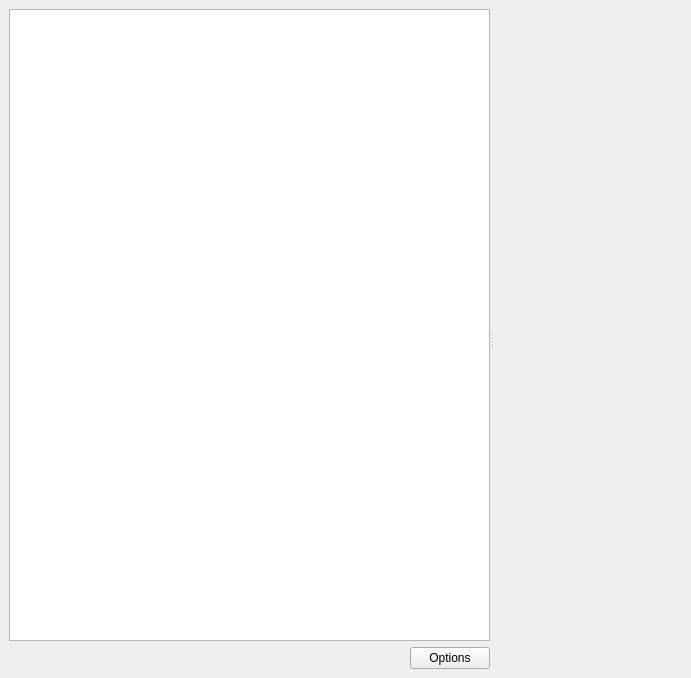
<ui version="4.0" >
 <class>Plot</class>
 <widget class="QWidget" name="Plot" >
  <property name="geometry" >
   <rect>
    <x>0</x>
    <y>0</y>
    <width>691</width>
    <height>678</height>
   </rect>
  </property>
  <property name="windowTitle" >
   <string>Form</string>
  </property>
  <layout class="QVBoxLayout" >
   <property name="margin" >
    <number>9</number>
   </property>
   <property name="spacing" >
    <number>6</number>
   </property>
   <item>
    <widget class="QSplitter" name="plotSplitter" >
     <property name="orientation" >
      <enum>Qt::Horizontal</enum>
     </property>
     <widget class="QWidget" name="layoutWidget" >
      <layout class="QVBoxLayout" >
       <property name="margin" >
        <number>0</number>
       </property>
       <property name="spacing" >
        <number>6</number>
       </property>
       <item>
        <widget class="QTreeView" name="controlsTree" >
         <property name="contextMenuPolicy" >
          <enum>Qt::CustomContextMenu</enum>
         </property>
         <property name="uniformRowHeights" >
          <bool>true</bool>
         </property>
         <property name="sortingEnabled" >
          <bool>true</bool>
         </property>
         <property name="animated" >
          <bool>true</bool>
         </property>
        </widget>
       </item>
       <item>
        <layout class="QHBoxLayout" >
         <property name="margin" >
          <number>0</number>
         </property>
         <property name="spacing" >
          <number>6</number>
         </property>
         <item>
          <spacer>
           <property name="orientation" >
            <enum>Qt::Horizontal</enum>
           </property>
           <property name="sizeHint" >
            <size>
             <width>40</width>
             <height>20</height>
            </size>
           </property>
          </spacer>
         </item>
         <item>
          <widget class="QPushButton" name="optionsButton" >
           <property name="text" >
            <string>Options</string>
           </property>
           <property name="icon" >
            <iconset resource="profit.qrc" >:/images/icons/kchart.png</iconset>
           </property>
          </widget>
         </item>
        </layout>
       </item>
      </layout>
     </widget>
     <widget class="QwtPlot" name="plot" >
      <property name="sizePolicy" >
       <sizepolicy>
        <hsizetype>5</hsizetype>
        <vsizetype>5</vsizetype>
        <horstretch>0</horstretch>
        <verstretch>0</verstretch>
       </sizepolicy>
      </property>
     </widget>
    </widget>
   </item>
  </layout>
  <action name="actionLegendEnable" >
   <property name="checkable" >
    <bool>true</bool>
   </property>
   <property name="checked" >
    <bool>true</bool>
   </property>
   <property name="text" >
    <string>Draw Legend</string>
   </property>
  </action>
  <action name="actionMajorEnable" >
   <property name="checkable" >
    <bool>true</bool>
   </property>
   <property name="checked" >
    <bool>true</bool>
   </property>
   <property name="text" >
    <string>Draw Major Grid</string>
   </property>
  </action>
  <action name="actionMinorEnable" >
   <property name="checkable" >
    <bool>true</bool>
   </property>
   <property name="text" >
    <string>Draw Minor Grid</string>
   </property>
  </action>
  <action name="actionMajorStyle" >
   <property name="text" >
    <string>Major Grid Style...</string>
   </property>
  </action>
  <action name="actionMinorStyle" >
   <property name="text" >
    <string>Minor Grid Style...</string>
   </property>
  </action>
  <action name="actionCanvasColor" >
   <property name="text" >
    <string>Background Color...</string>
   </property>
  </action>
  <action name="actionChangePenStyle" >
   <property name="icon" >
    <iconset resource="profit.qrc" >:/images/icons/kchart.png</iconset>
   </property>
   <property name="text" >
    <string>Change Style...</string>
   </property>
  </action>
 </widget>
 <customwidgets>
  <customwidget>
   <class>QwtPlot</class>
   <extends>QFrame</extends>
   <header>qwt_plot.h</header>
  </customwidget>
 </customwidgets>
 <resources>
  <include location="profit.qrc" />
 </resources>
 <connections/>
</ui>
